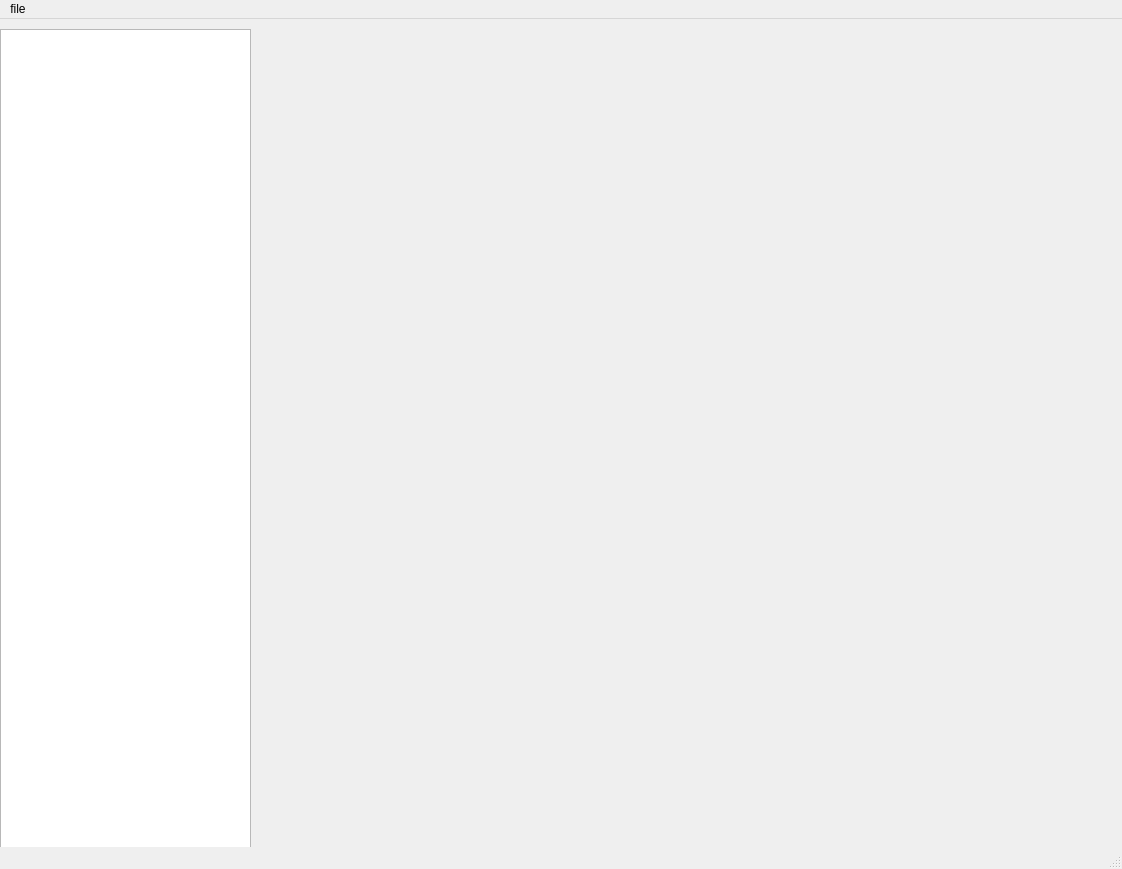
<?xml version="1.0" encoding="UTF-8"?>
<ui version="4.0">
 <class>MainWindow</class>
 <widget class="QMainWindow" name="MainWindow">
  <property name="geometry">
   <rect>
    <x>0</x>
    <y>0</y>
    <width>1122</width>
    <height>869</height>
   </rect>
  </property>
  <property name="windowTitle">
   <string>MainWindow</string>
  </property>
  <widget class="QWidget" name="centralwidget">
   <widget class="QListWidget" name="listWidget">
    <property name="geometry">
     <rect>
      <x>0</x>
      <y>10</y>
      <width>251</width>
      <height>831</height>
     </rect>
    </property>
   </widget>
   <widget class="QLabel" name="label">
    <property name="geometry">
     <rect>
      <x>275</x>
      <y>21</y>
      <width>831</width>
      <height>791</height>
     </rect>
    </property>
    <property name="text">
     <string/>
    </property>
    <property name="pixmap">
     <pixmap>ic.png</pixmap>
    </property>
    <property name="scaledContents">
     <bool>true</bool>
    </property>
   </widget>
  </widget>
  <widget class="QMenuBar" name="menubar">
   <property name="geometry">
    <rect>
     <x>0</x>
     <y>0</y>
     <width>1122</width>
     <height>21</height>
    </rect>
   </property>
   <widget class="QMenu" name="menufile">
    <property name="title">
     <string>file</string>
    </property>
    <addaction name="actionopen"/>
   </widget>
   <addaction name="menufile"/>
  </widget>
  <widget class="QStatusBar" name="statusbar"/>
  <action name="actionopen">
   <property name="text">
    <string>open</string>
   </property>
  </action>
 </widget>
 <resources/>
 <connections/>
</ui>
